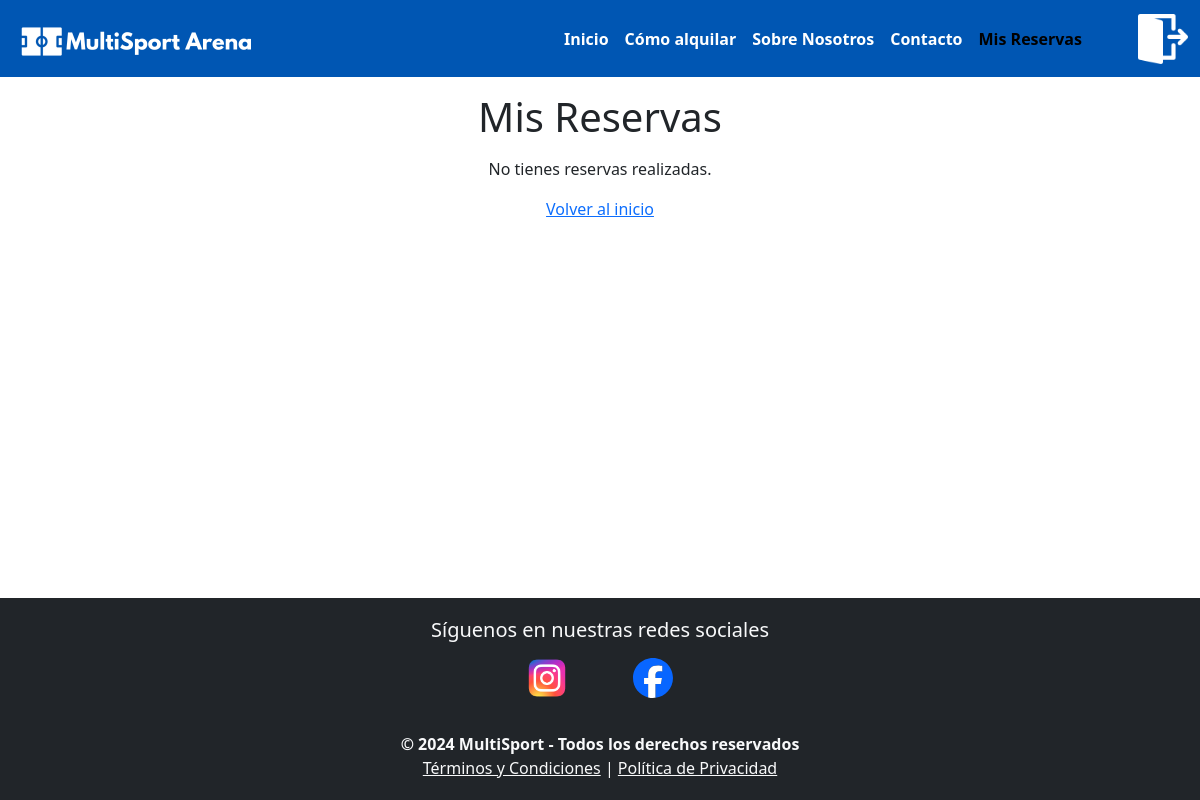
The app's page /mis_reservas (signed in), older data.
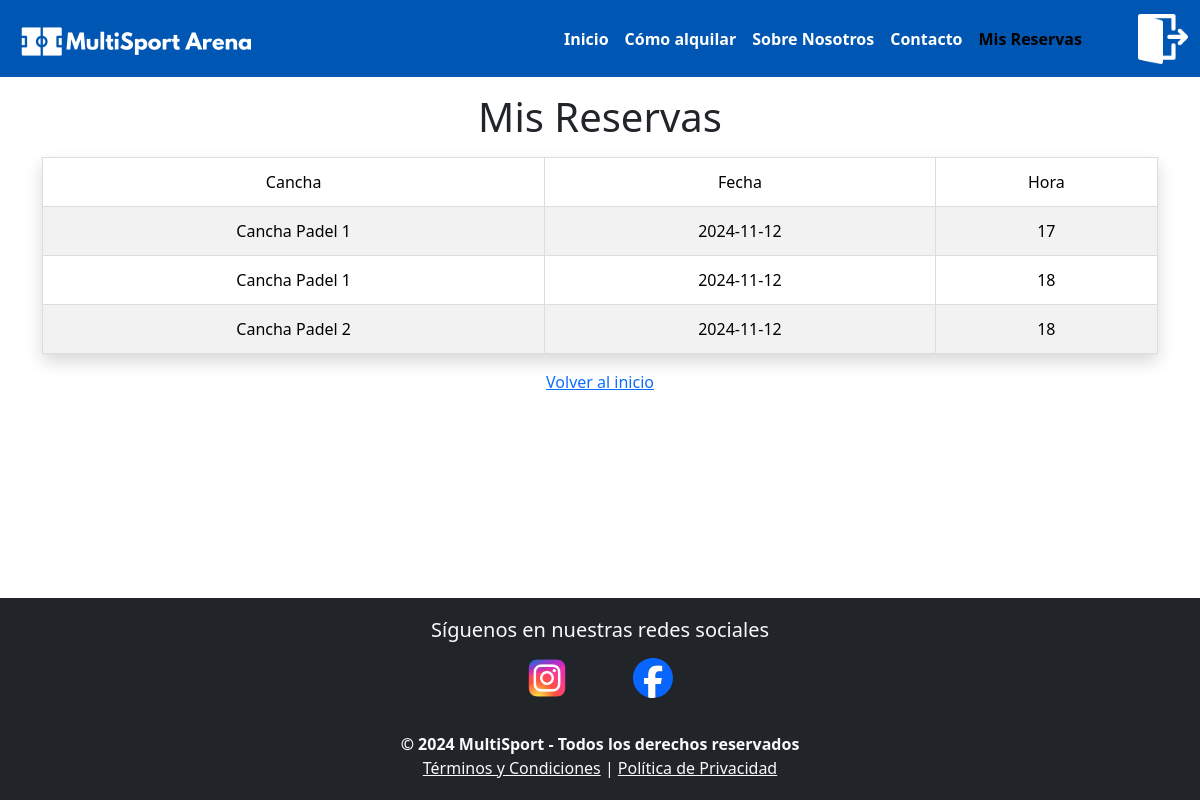
The same page, newer data.
### tables this page shows
CREATE TABLE Reservas (
            id_reserva INTEGER PRIMARY KEY AUTOINCREMENT,
            id_usuario INTEGER NOT NULL,
            id_cancha INTEGER NOT NULL,
            fecha TEXT NOT NULL,
            hora INTEGER NOT NULL,
            FOREIGN KEY (id_usuario) REFERENCES Usuarios (id_usuario),
            FOREIGN KEY (id_cancha) REFERENCES Canchas (id_cancha)
        );

CREATE TABLE Canchas (
            id_cancha INTEGER PRIMARY KEY AUTOINCREMENT,
            tipo TEXT NOT NULL,
            nombre TEXT NOT NULL
        );

### app.py (the view)
@app.route('/mis_reservas')
def mis_reservas():
    if 'user_id' not in session:
        return redirect(url_for('login'))
    conn = crear_conexion("reserva_canchas.db")
    reservas = obtener_reservas_por_usuario(conn, session['user_id'])
    conn.close()
    return render_template('mis_reservas.html', reservas=reservas)

### modelo/conexion.py (called while the page is built)
def crear_conexion(db_file):
    conn = None
    try:
        conn = sqlite3.connect(db_file)
        print(f"Conectado a la base de datos {db_file}")
        return conn
    except Error as e:
        print(f"Error al conectar con la base de datos: {e}")
    return conn

### modelo/reserva.py (called while the page is built)
def obtener_reservas_por_usuario(conn, id_usuario):
    cursor = conn.cursor()
    cursor.execute("""
        SELECT r.id_reserva, c.nombre AS cancha, r.fecha, r.hora
        FROM Reservas r
        JOIN Canchas c ON r.id_cancha = c.id_cancha
        WHERE r.id_usuario = ?
    """, (id_usuario,))
    return cursor.fetchall()

### templates/mis_reservas.html
{% include 'header.html' %}
<main class="container mt-3 mb-3">
    <h1 class="text-center mb-3">Mis Reservas</h1>
    {% if reservas %}
    <table class="table table-striped table-bordered shadow">
        <thead>
            <tr>
                <th>Cancha</th>
                <th>Fecha</th>
                <th>Hora</th>
            </tr>
        </thead>
        <tbody>
            {% for reserva in reservas %}
            <tr>
                <td>{{ reserva[1] }}</td>
                <td>{{ reserva[2] }}</td>
                <td>{{ reserva[3] }}</td>
            </tr>
            {% endfor %}
        </tbody>
    </table>
    {% else %}
        <p class="text-center">No tienes reservas realizadas.</p>
    {% endif %}
    <div class="text-center mt-3">
        <a href="{{ url_for('index') }}">Volver al inicio</a>
    </div>
</main>
{% include 'footer.html' %}

Row changes from the older to the newer data that the page shows:
added Reservas: nombre "Cancha Padel 1", fecha "2024-11-12", hora "17"
added Reservas: nombre "Cancha Padel 1", fecha "2024-11-12", hora "18"
added Reservas: nombre "Cancha Padel 2", fecha "2024-11-12", hora "18"
Text that changed along with them:
text no longer shown: "No tienes reservas realizadas."
text now shown: "Cancha Fecha Hora"
